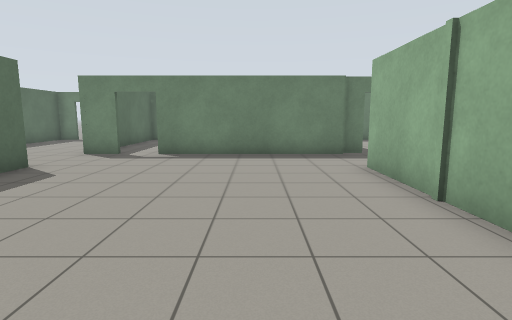
[1] (above)

18 first-person views from a walk through a Gazebo world. The camera is 1.2 m above the floor, tilts 8° down and sees 80° across. The floor is counted in squares, 1 m on a side. Each view is taken from the middle of a square. On the plan, view 1 faces up. The plan holds only what a view shows up to about 13 squares ahead; the rest is blank.

[2]
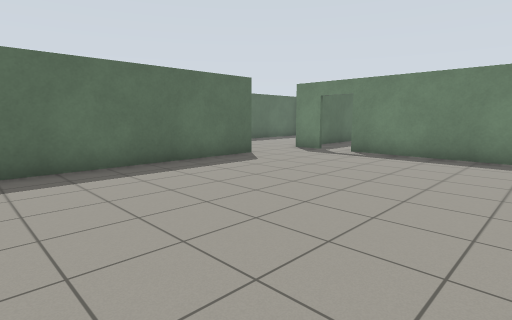

[3]
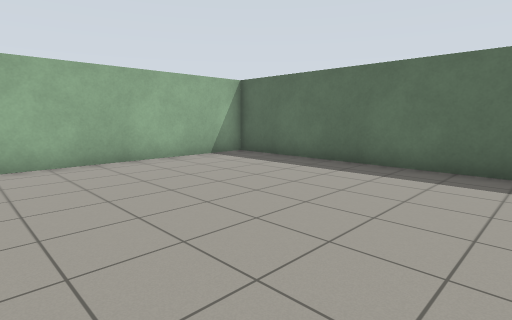

[4]
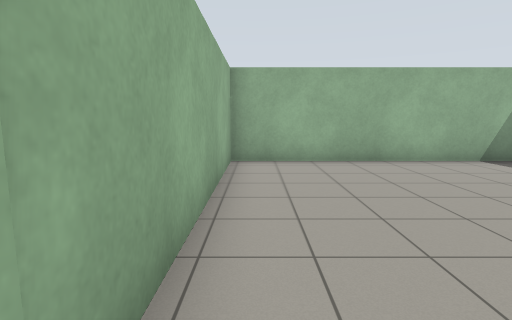

[5]
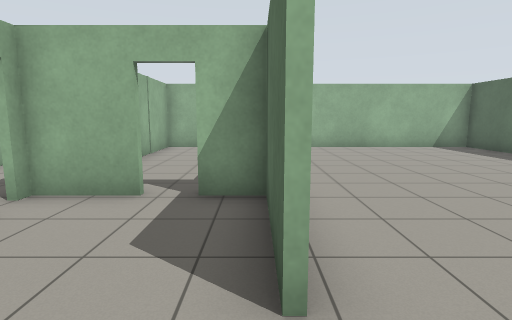

[6]
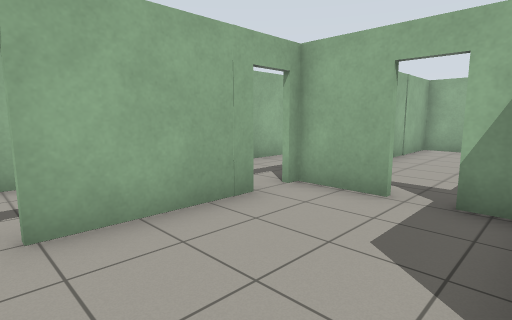

[7]
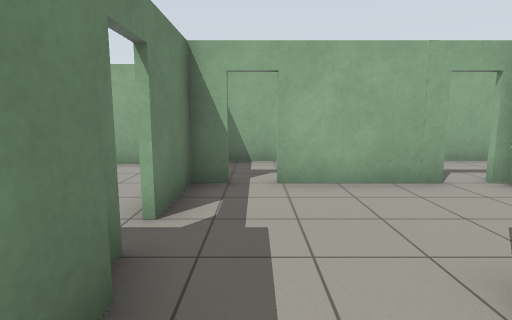

[8]
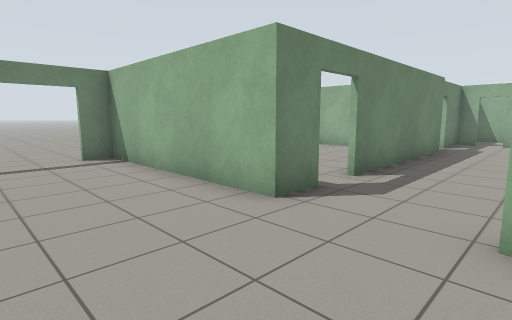

[9]
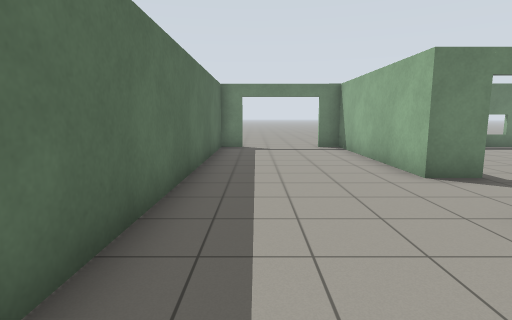

[10]
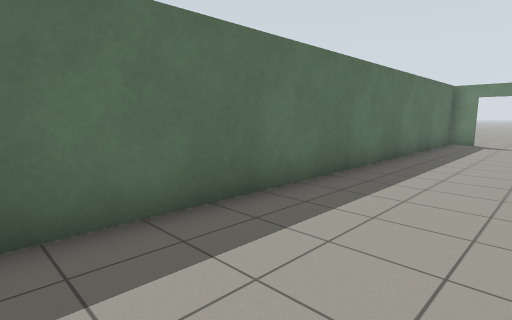

[11]
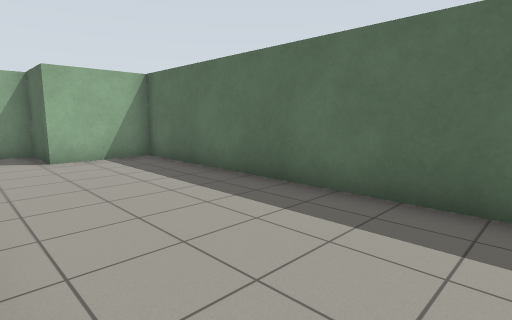

[12]
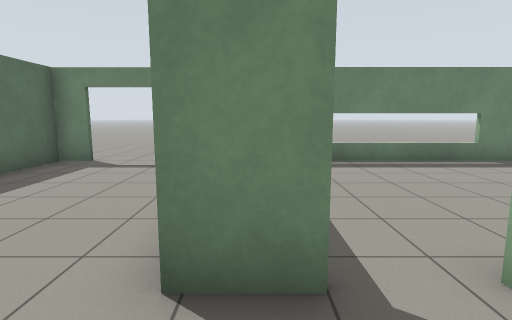

[13]
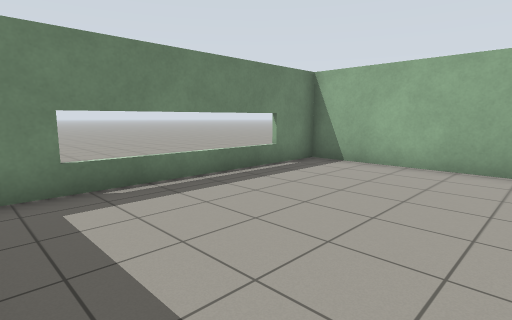

[14]
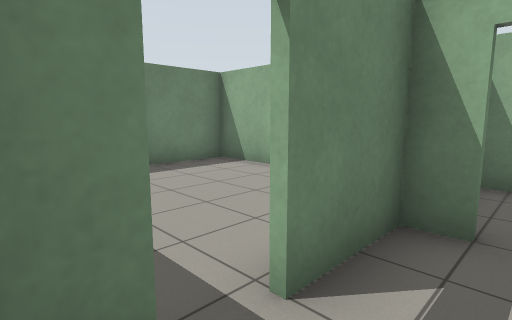

[15]
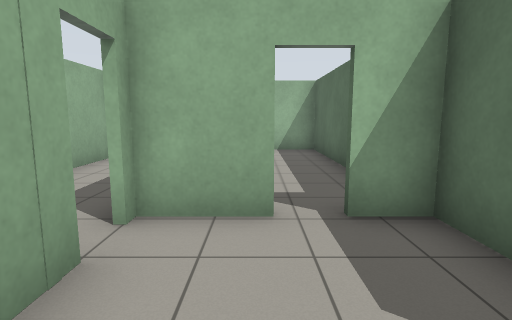

[16]
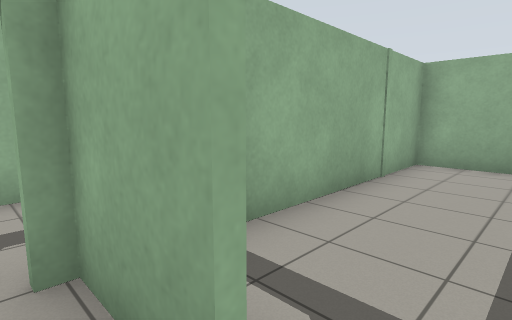

[17]
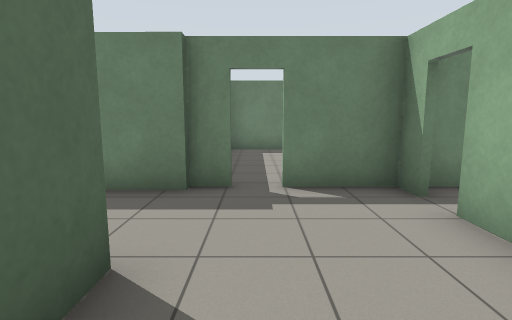

[18]
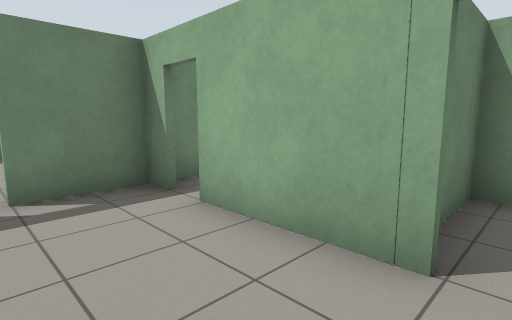

### Floor plan
Points are (right, up) in squares from view 1. A wall is a line through its corners. A room is listed if a view was taken in it or the views show most of it. See-through windows are left out.
Room 1 (views 1, 2, 3, 4, 5, 6, 7, 12, 14)
walls: (-5.5, 7.4) (-5.5, -3.4); (-4.5, 9.9) (-5.6, 9.9); (2.9, 9.9) (-3.2, 9.9); (3.6, 10.2) (2.8, 10.2); (2.7, -3.4) (2.7, 7.4); (-6, -3.3) (3, -3.3)
ways out: opening at (-6, 8.5) to room 2; open door at (-4, 10) to room 3; opening at (3, 8.5) to room 4
Room 2 (views 8, 9, 10, 11)
walls: (-5.6, 9.9) (-5.6, 16.3); (-10.4, 16.3) (-10.4, -1.2) (-7.7, -1.2) (-7.7, -3.3) (-6, -3.3)
ways out: opening at (-6, 8.5) to room 1; open door at (-8, 16)
Room 3 (view 13)
walls: (-5.5, 13.2) (-5.5, 12.2); (2.7, 11.5) (2.7, 16.3) (-4.6, 16.3)
ways out: open door at (-4, 10) to room 1
Room 4 (views 15, 16, 17, 18)
walls: (6.5, 5.5) (6.5, 8.6); (2.8, 7.4) (2.8, 4.4) (4, 4.4); (4.8, 4.4) (6.5, 4.4); (6.5, 10.2) (4.4, 10.2)
ways out: opening at (3, 8.5) to room 1; open door at (4, 10) to room 5; open door at (4.5, 4) to room 6; open door at (6.5, 5) to room 7; open door at (6.5, 9) to room 8
Room 5 (no view inside)
walls: (8.8, 11.9) (8.8, 12.6); (8.8, 14.2) (8.8, 16.3) (3, 16.3)
ways out: open door at (4, 10) to room 4
Room 6 (no view inside)
walls: (2.8, 0.9) (2.8, -3.4); (3, -3.3) (6.5, -3.3) (6.5, 2.8)
ways out: open door at (4.5, 4) to room 4
Room 7 (no view inside)
walls: (9.3, -0.9) (9.3, 5.9) (7.8, 5.9)
ways out: open door at (6.5, 5) to room 4
Room 8 (no view inside)
walls: (9.3, 8.3) (9.3, 10); (7.6, 10.2) (7, 10.2)
ways out: open door at (6.5, 9) to room 4

Positions as (right, up) in squares from view 1, and headings:
1: (0, 0), facing up
2: (2, 0), facing up-left
3: (2, 5), facing down-left
4: (2, 5), facing down
5: (3, 9), facing down
6: (3, 9), facing down-right
7: (1, 9), facing right
8: (-9, 7), facing up-right
9: (-9, 4), facing up
10: (-7, 1), facing up-left
11: (-6, 8), facing down-left
12: (-5, 8), facing up
13: (-5, 11), facing up-right
14: (3, 9), facing up-right
15: (5, 8), facing down
16: (4, 5), facing down-right
17: (4, 5), facing up
18: (4, 5), facing up-right
